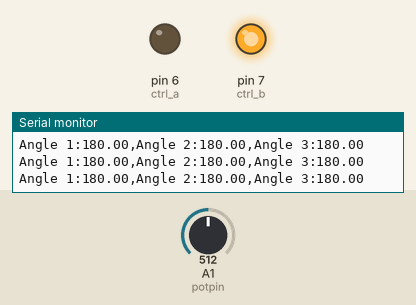
Recording of a sketch running on a simulated Arduino Uno, built with avr-gcc and run on an emulated ATmega328P. Shown: output pins drawn as LEDs (lit = HIGH), the last lines printed to the serial monitor. Inputs (shaded band) come from the test bench; at power-on: A1 (potpin) = 512.

Above: at 0.8 s.
0.9 s: A1 (potpin) set to 296
3.9 s: A1 (potpin) set to 267
5.9 s: A1 (potpin) set to 749
7.4 s: A1 (potpin) set to 770
At 8.26 s:
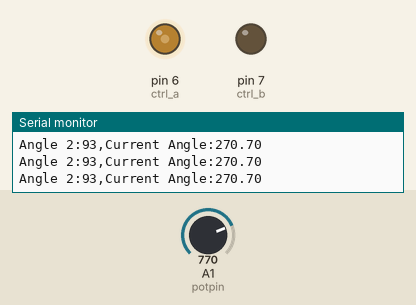
At 9.5 s:
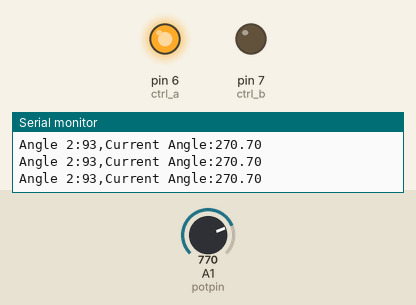
Timing chart, 0 to 11.0 s (numbered marks = the images above; inputs shaded):
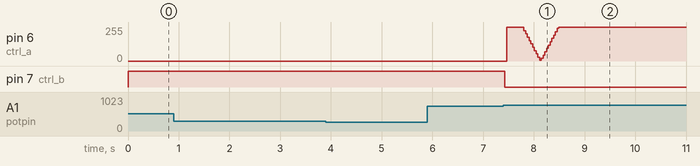

The sketch:

exp1_v3.ino
```cpp
/*
  Experiment 1 : DC Motor Control

  Group 1:
  22B3929 - Aman Verma
  22B3942 - Harsh S Roniyar
  22B3945 - Pranav Prakash
*/
#define RANGE_MIN 80
#define RANGE_MAX 100
#define ERROR_RANGE_HIGH 6
#define ERROR_RANGE_LOW -6

int ctrl_a = 6;
int ctrl_b = 7;
int potpin = A1;

float error = 0;
float tot_err = 0;
float preverror = 0;

//float prevVals[3];

int fin_val;
int temp_val;
int init_val;
float new_val;
float temp;

unsigned long start;
char dir;
float p = 5.55;
float i = 0.14;
float d = 0.69;

float integrate = 0;

void control_motor(char d);

// Reads Pot val and writes to new_val
void read_pot_val() {
  new_val = float(analogRead(potpin));
  new_val = (new_val * 360.0) / 1024;
}

void update_dir(int x) {
  if (x < 0) {
    dir = -1;
  } else {
    dir = 1;
  }
}

void find_non_linear() {
  read_pot_val();

  float prevVals[] = {new_val, new_val, new_val};

  prevVals[2] = new_val;
  prevVals[1] = new_val;
  prevVals[0] = new_val;

  control_motor('f', 150);

  while (1) {
    read_pot_val();

    prevVals[2] = prevVals[1];
    prevVals[1] = prevVals[0];
    prevVals[0] = new_val;

    Serial.print("Angle 1:");
    Serial.print(prevVals[0]);
    Serial.print(",");
    Serial.print("Angle 2:");
    Serial.print(prevVals[1]);
    Serial.print(",");
    Serial.print("Angle 3:");
    Serial.println(prevVals[2]);

    if (abs(prevVals[2] - prevVals[0]) < 90 && RANGE_MIN <prevVals[0] && prevVals[0]< RANGE_MAX) {
      control_motor('s', 0);
      break;
    }
  }
}

void control_motor(char d, int speed) {
  if (d == 's') {
    analogWrite(ctrl_a, 0);
    analogWrite(ctrl_b, 0);
  } else if (d == 'f') {
    analogWrite(ctrl_a, 0);
    analogWrite(ctrl_b, speed);
  } else {
    analogWrite(ctrl_a, speed);
    analogWrite(ctrl_b, 0);
  }
}

void setup() {
  Serial.begin(9600);
  pinMode(ctrl_a, OUTPUT);
  pinMode(ctrl_b, OUTPUT);

  find_non_linear();
  read_pot_val();
  init_val = new_val;

  fin_val = int(180 + init_val);
  fin_val = (fin_val) % 360;

  update_dir(fin_val - init_val);

//  find_non_linear();
}

void loop() {
  read_pot_val();

  error = float(fin_val-new_val);
  integrate = integrate + error;
  tot_err = p*error + i*integrate + d*(error-preverror);
  preverror=error;

  if(error<ERROR_RANGE_LOW){
    control_motor('b',(min(abs(tot_err),255)));
  } else if(error>ERROR_RANGE_HIGH){
    control_motor('f',(min(abs(tot_err),255)));
  } else {
    control_motor('s',0);
    temp = fin_val;
    fin_val = init_val;
    init_val = temp;
  }
//  Serial.print("Angle 1:");
//  Serial.print(init_val);
//  Serial.print(",");
  Serial.print("Angle 2:");
  Serial.print(fin_val);
  Serial.print(",");
//  Serial.print("Total Error:");
//  Serial.print(tot_err);
//  Serial.print(",");
  Serial.print("Current Angle:");
  Serial.println(new_val);
}
```

Measured:
- the behaviour switches between 759 and 760 on A1 (potpin) (found by bisection; images 0 and 1)
- after the input at 7.4 s, pin 7 (ctrl_b): HIGH → LOW at once
